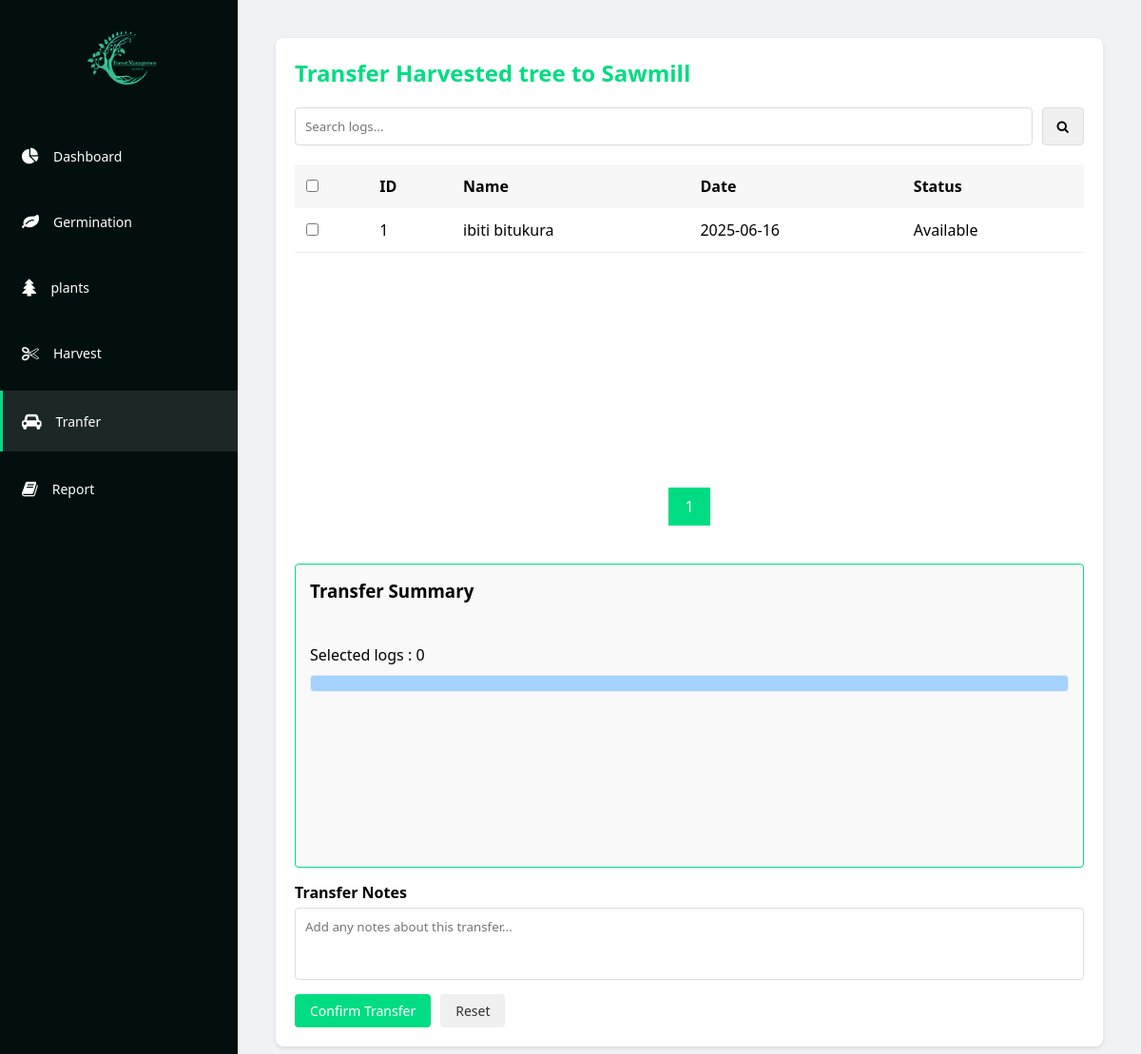
Before: /Siliculture/pages/transfer.php (signed in) with the older database file.
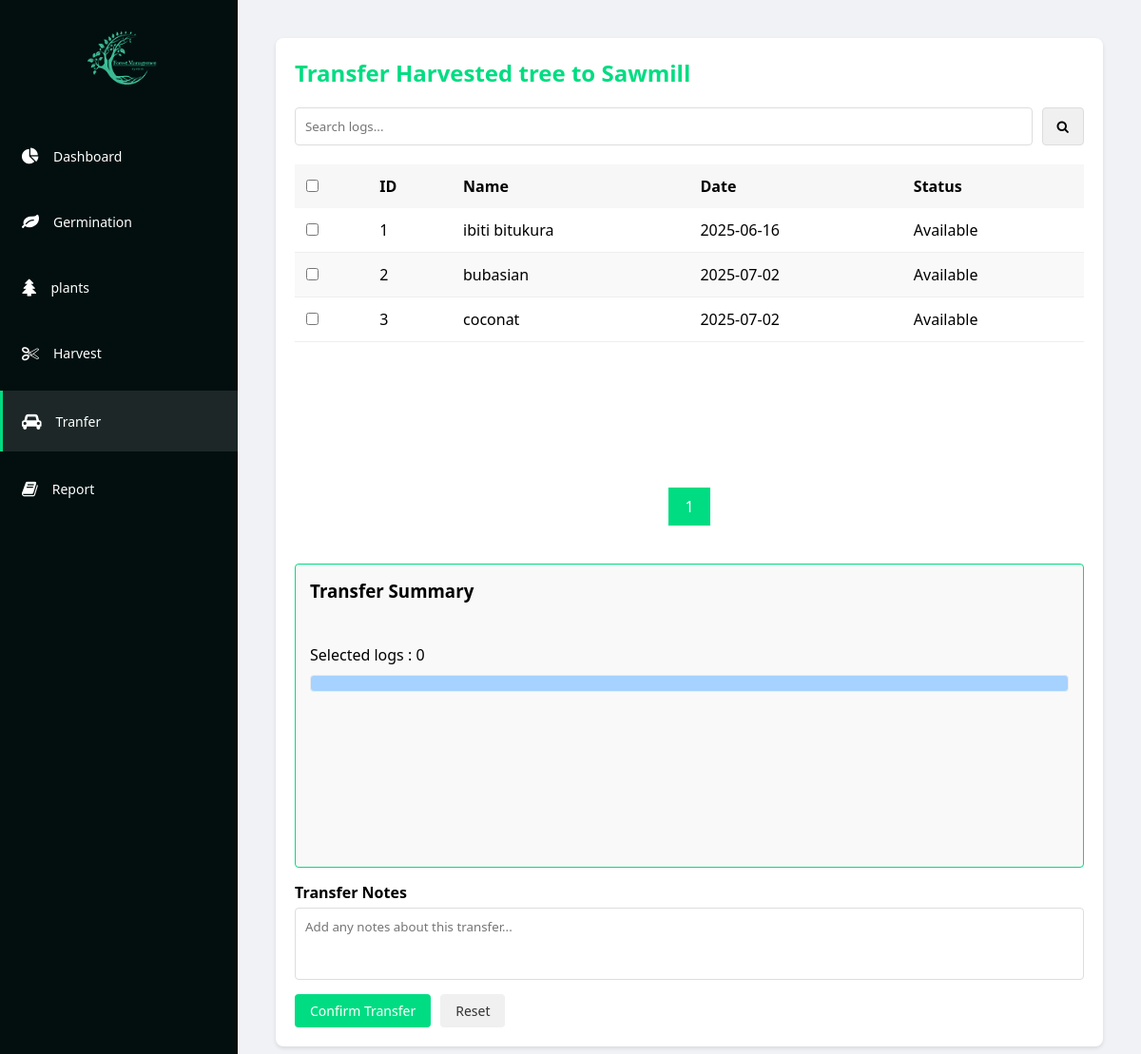
After: the same page with the newer database file.
### tables this page shows
CREATE TABLE `logs` (
  `l_id` int(11) NOT NULL,
  `p_id` int(11) DEFAULT NULL,
  `amount` int(11) DEFAULT NULL,
  `height` decimal(10,2) DEFAULT NULL,
  `v1` decimal(10,2) DEFAULT NULL,
  `v2` decimal(10,2) DEFAULT NULL,
  `d1` decimal(10,2) DEFAULT NULL,
  `d2` decimal(10,2) DEFAULT NULL,
  `l_indate` date DEFAULT NULL,
  `l_status` varchar(50) DEFAULT NULL,
  `coments` text NOT NULL,
  `lt` varchar(2500) NOT NULL,
  `Compartment` varchar(255) NOT NULL
);

CREATE TABLE `germination` (
  `g_id` int(11) NOT NULL,
  `plant_name` varchar(255) DEFAULT NULL,
  `g_sdate` date DEFAULT NULL,
  `g_edate` date DEFAULT NULL,
  `seeds` int(11) DEFAULT NULL,
  `soil` varchar(255) DEFAULT NULL,
  `g_note` text DEFAULT NULL,
  `g_status` varchar(50) DEFAULT 'unsend',
  `curdate` date DEFAULT NULL,
  `del` int(11) DEFAULT 0
);

CREATE TABLE `plant` (
  `p_id` int(11) NOT NULL,
  `g_id` int(11) DEFAULT NULL,
  `DBH` decimal(10,2) DEFAULT NULL,
  `health` varchar(255) DEFAULT NULL,
  `p_height` decimal(10,2) DEFAULT NULL,
  `info` text DEFAULT NULL,
  `p_status` varchar(50) DEFAULT NULL,
  `indate` date DEFAULT NULL
);

### Siliculture/pages/transfer.php (the view, shortened to what this page needs)
<?php
include '../../database/connection.php';
$records_per_page = 5;
$page = isset($_GET['page']) ? (int)$_GET['page'] : 1;
$start_from = ($page - 1) * $records_per_page;
?>
<!DOCTYPE html>
<html lang="en">
<head>
    <link rel="stylesheet" href="../css/style.css">
    <link rel="stylesheet" href="https://cdnjs.cloudflare.com/ajax/libs/font-awesome/4.7.0/css/font-awesome.min.css">
    <link rel="stylesheet" href="../css/transfer.css">
    <link rel="stylesheet" href="../css/transfer2.css">
</head>
<body>
    <?php include '../menu/menu.php'; ?>
    <div class="main-content">
        <div class="transfer-container">
            <h2 class="transfer-header">Transfer Harvested tree to Sawmill</h2>
            <div class="search-bar">
                <input type="text" id="searchInput" placeholder="Search logs...">
                <button type="button" onclick="searchLogs()"><i class="fa fa-search"></i></button>
            </div>
            <form id="transferForm" action="../backend/process_transfer.php" method="post">
                <div class="table-container">
                    <table class="logs-table">
                        <thead>
                            <tr>
                                <th><input type="checkbox" id="selectAll" onclick="toggleSelectAll()"></th>
                                <th>ID</th>
                                <th>Name</th>
                                <th>Date</th>
                                <th>Status</th>
                            </tr>
                        </thead>
                        <tbody id="logsTableBody">
                            <?php
                            $select = $pdo->prepare("SELECT  *
                                                            FROM logs l
                                                            JOIN plant p ON l.p_id = p.p_id
                                                            JOIN germination g ON p.g_id = g.g_id
                                                            WHERE (l.l_status = 'unsend' OR l.l_status = 'unsend-sawmill')
                                                            LIMIT :start, :records_per_page;
                                                            ");
                            $select->bindParam(':start', $start_from, PDO::PARAM_INT);
                            $select->bindParam(':records_per_page', $records_per_page, PDO::PARAM_INT);
                            $select->execute();
                            $logs = $select->fetchAll();
                            $i = $start_from + 1;
                            foreach ($logs as $log) {
                                $select_plant = $pdo->prepare("SELECT * FROM logs,plant,germination WHERE logs.p_id = plant.p_id AND plant.g_id = germination.g_id AND plant.p_id = :p_id");
                                $select_plant->bindParam(':p_id', $log['p_id'], PDO::PARAM_INT);
                                $select_plant->execute();
                                $plant = $select_plant->fetch();
                                $is_transferred = isset($log['l_status']) && $log['l_status'] === 'sent';
                                $row_class = $is_transferred ? 'sent-log' : '';
                                echo "<tr data-log-id='{$log['l_id']}' data-name='{$plant['plant_name']}' data-date='{$log['l_indate']}' data-volume1='{$log['v1']}' data-volume2='{$log['v2']}' class='$row_class'>";
                                $disabled = $is_transferred ? 'disabled' : '';
                                echo "<td><input type='checkbox' class='log-checkbox' data-log-id='{$log['l_id']}' onclick='updateSelection(this)' $disabled></td>";
                                echo "<td>{$i}</td>";
                                echo "<td>{$plant['plant_name']}</td>";
                                echo "<td>{$log['indate']}</td>";
                                $status = $is_transferred ? 'Sent' : 'Available';
                                echo "<td>{$status}</td>";
                                echo "</tr>";
                                $i++;
                            }
                            ?>
                        </tbody>
                    </table>
                </div>
                <div class="pagination">
                    <?php
                    $total_records_query = $pdo->query("SELECT COUNT(*) FROM logs");
                    $total_records = $total_records_query->fetchColumn();
                    $total_pages = ceil($total_records / $records_per_page);
                    for ($i = 1; $i <= $total_pages; $i++) {
                        if ($i == $page) {
                            echo "<a class='active' href='javascript:void(0)' onclick='changePage($i)'>$i</a>";
                        } else {
                            echo "<a href='javascript:void(0)' onclick='changePage($i)'>$i</a>";
                        }
                    }
                    ?>
                </div>
                <div class="transfer-form">
                    <div class="transfer-summary" id="transferSummary">
                        <h3>Transfer Summary</h3>
                        <br>
                        <br>
                        <p>Selected logs : <span id="selectedCount">0</span></p>
                        <div class="transfer-details" id="transferDetails">
                        </div>
                    </div>
                    <div class="form-group">
                        <label for="notes">Transfer Notes</label>
                        <textarea id="notes" name="notes" rows="3" placeholder="Add any notes about this transfer..."></textarea>
                    </div>
                    <div class="action-buttons">
                        <button type="submit" class="btn btn-primary" onclick="return validateTransfer()">Confirm Transfer</button>
                        <button type="button" class="btn btn-secondary" onclick="resetForm()">Reset</button>
                    </div>
                </div>
            </form>
        </div>
    </div>
</body>
</html>

### Siliculture/menu/menu.php
<div class="sidebar">
    <div class="logo">
        <img src="../../icon/logo.png" alt="TreeCommerce Logo">
    </div>
    <div class="sidebar-menu">
        <a href="index.php">
        <div class="menu-item active-dashboard">
            <i class="fa fa-pie-chart"></i>
            <span>Dashboard</span>
        </div>
        </a>
        <a href="germ.php">
        <div class="menu-item active-germ">
            <i class="fa fa-leaf"></i>
            <span>Germination</span>
        </div>
        </a>
        <a href="plant.php">
        <div class="menu-item active-plant">
            <i class="fa fa-tree"></i>
            <span>plants</span>
        </div>
        </a>
        <a href="logs.php">
        <div class="menu-item active-logs">
            <i class="fa fa-scissors"></i>
            <span>Harvest</span>
        </div>
        </a>
        <a href="transfer.php">
        <div class="menu-item active-transfer">
            <i><i class="fa fa-car"></i> </i>
            <span>Tranfer</span>
        </div>
        </a>
        <a href="sawmill-report.php">
        <div class="menu-item active-report">
            <i class="fa fa-book"></i>
            <span>Report</span>
        </div>
        </a>
    </div>
</div>

### Siliculture/css/style.css (style rules this page uses)
* { margin: 0; padding: 0; box-sizing: border-box; font-family: 'Segoe UI', Tahoma, Geneva, Verdana, sans-serif; }
body { background-color: #f0f2f5; display: flex; height: 100vh; }
a { text-decoration: none; }
.main-content { height: 100vh; overflow-y: auto; }
textarea { resize: none; }
.sidebar { width: 250px; background-color: #030F0F; color: white; padding: 20px 0; display: flex; flex-direction: column; }
.logo { text-align: center; margin-bottom: 30px; }
.logo img { width: 80px; height: 80px; }
.sidebar-menu { display: flex; flex-direction: column; gap: 10px; }
.sidebar-menu a { text-decoration: none; }
.menu-item { display: flex; align-items: center; gap: 15px; padding: 20px 20px; cursor: pointer; color: white; font-size: 14px; border-left: 3px solid transparent; transition: ease .3s; }
.menu-item i { font-size: 18px; }
.main-content { flex: 1; padding: 20px; display: flex; flex-direction: column; gap: 20px; }

### Siliculture/css/transfer.css (style rules this page uses)
.menu-item.active-transfer { background-color: rgba(255, 255, 255, 0.1); color: white; border-left: 3px solid #00dc82; }
.main-content { overflow-y:auto ; }
.transfer-container { padding: 20px; background-color: white; border-radius: 8px; margin: 20px; box-shadow: 0 2px 4px rgba(0, 0, 0, 0.1); }
.transfer-header { color: #00dc82; margin-bottom: 20px; font-size: 24px; }
.search-bar { display: flex; margin-bottom: 20px; }
.search-bar input { flex-grow: 1; padding: 10px; border: 1px solid #ddd; border-radius: 4px; margin-right: 10px; }
.search-bar button { background-color: #f0f0f0; border: 1px solid #ddd; border-radius: 4px; padding: 0 15px; cursor: pointer; }
.logs-table { width: 100%; border-collapse: collapse; margin-bottom: 20px; }
.logs-table th { background-color: #f7f7f7; text-align: left; padding: 12px; }
.logs-table td { padding: 12px; border-bottom: 1px solid #eee; }
.logs-table tr:nth-child(even) { background-color: #f9f9f9; }
.action-buttons { display: flex; gap: 10px; }
.btn { padding: 8px 16px; border-radius: 4px; border: none; cursor: pointer; font-size: 14px; transition: background-color 0.3s; }
.btn-primary { background-color: #00dc82; color: white; }
.btn-secondary { background-color: #f0f0f0; color: #333; }
.transfer-form { display: flex; flex-direction: column; gap: 15px; margin-top: 20px; }
.form-group { display: flex; flex-direction: column; gap: 5px; resize: none; }
.form-group textarea { padding: 10px; border: 1px solid #ddd; border-radius: 4px; resize: none; }
.form-group label { font-weight: bold; }
.transfer-summary { background-color: #f9f9f9; padding: 15px; border-radius: 4px; margin-top: 20px; }
.transfer-details { margin-top: 15px; }
.table-container { height: 20rem; }
.transfer-summary { border: 1px solid #00dc82; height: 20rem; overflow-y: auto; }
.pagination { display: flex; justify-content: center; margin-top: 20px; margin-bottom: 20px; }
.pagination a, .pagination span { color: black; padding: 8px 16px; text-decoration: none; border: 1px solid #ddd; margin: 0 4px; cursor: pointer; }
.pagination a.active { background-color: #00dc82; color: white; border: 1px solid #00dc82; }

### Siliculture/css/transfer2.css (style rules this page uses)
.transfer-details { display: flex; flex-direction: row; gap: 2rem; }
.transfer-summary { border: 1px solid #00dc82; height: 20rem; overflow-y: auto; }
.pagination { display: flex; justify-content: center; margin-top: 20px; margin-bottom: 20px; }
.pagination a, .pagination span { color: black; padding: 8px 16px; text-decoration: none; border: 1px solid #ddd; margin: 0 4px; cursor: pointer; }
.pagination a.active { background-color: #00dc82; color: white; border: 1px solid #00dc82; }

### Siliculture/pages/transfer.php (style rules this page uses)
.transfer-details { max-height: 300px; overflow-y: auto; border: 1px solid #e9ecef; background:rgb(165, 210, 255); border-radius: 4px; padding: 8px; margin-top: 10px; }

Changed rows visible on the page:
added logs: germination.plant_name "bubasian", p.indate "2025-07-02", l_status "Available"
added logs: germination.plant_name "coconat", p.indate "2025-07-02", l_status "Available"
